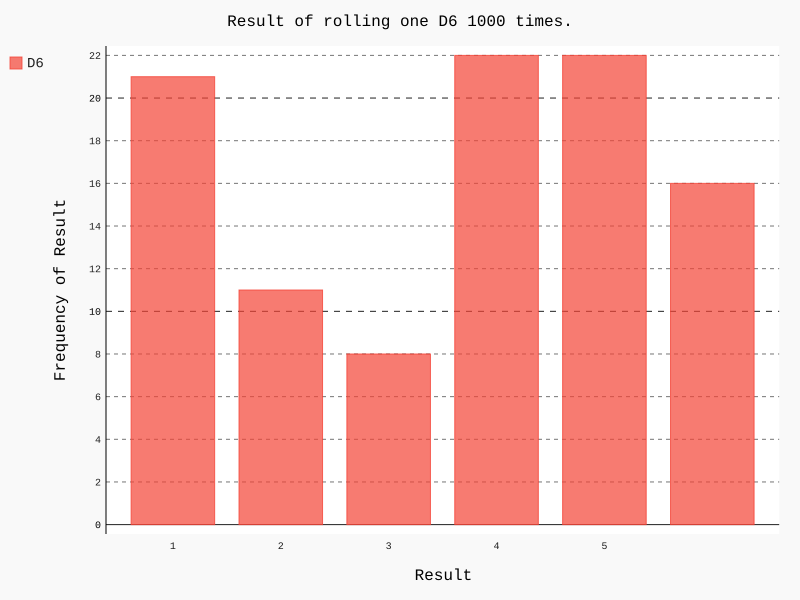

This chart was generated by the following Python code:
# -*- coding: utf-8 -*-
'''
@author: acer4560g
@file: die_visual.py
@time: 2020/2/5 18:02
@contact:python初学者(微信公众号)
@vision:3.7.3 
--------------------- 
'''
from die import Die
import pygal

#创建一个D6
die=Die()

#掷几次骰子，并将结果存储在一个列表中
results=[]
for roll_num in range(100):
    result=die.roll()
    results.append(result)

#分析结果
frequencies=[]
for value in range(1,die.num_sides+1):
    frequency=results.count(value)
    frequencies.append(frequency)

#对结果进行可视化
hist=pygal.Bar()

hist.title='Result of rolling one D6 1000 times.'
hist.x_labels=['1','2','3','4','5']
hist.x_title='Result'
hist.y_title='Frequency of Result'

hist.add('D6',frequencies)
hist.render_to_file('die_visual.svg')
